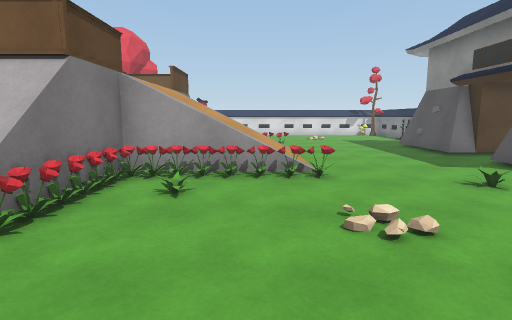
view 1 (above)

16 first-person views from a walk through a Unity game level. The camera is 1.4 m above the floor, tilts 8° down and sees 80° across. The floor is counted in squares, 1 m on a side. Each view is taken from the middle of a square. On the plan, view 1 faces up. The plan holds only what a view shows up to about 14 squares ahead; the rest is blank. The place goes on beyond the plan. Surface patterns are stand-ins for the level's own textures.

view 2
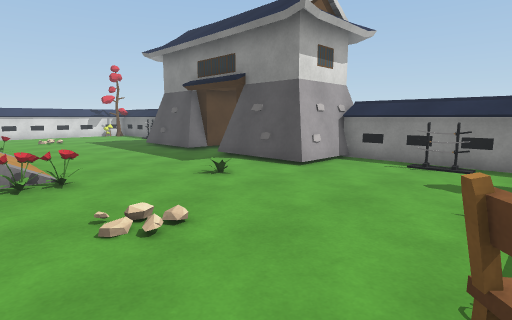

view 3
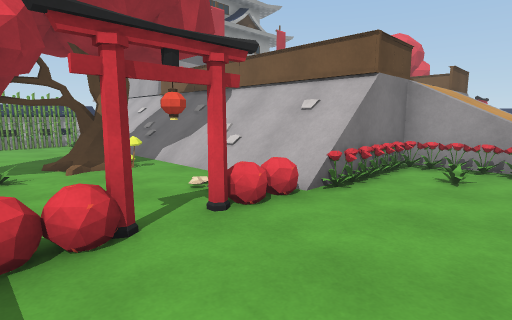

view 4
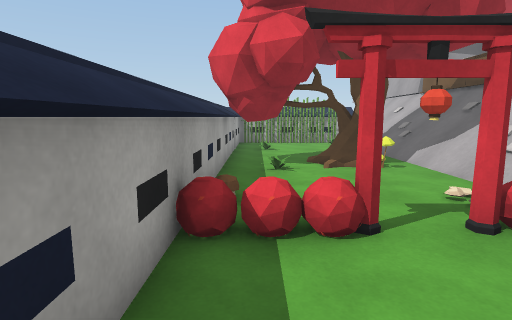

view 5
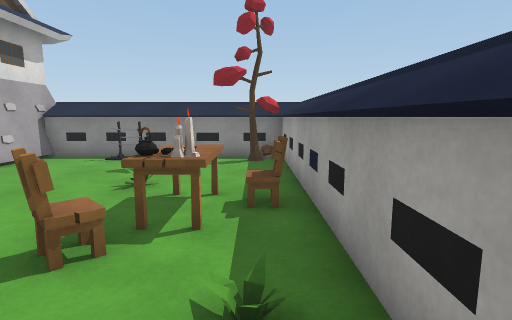

view 6
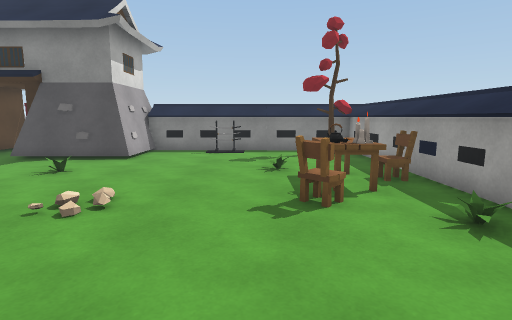

view 7
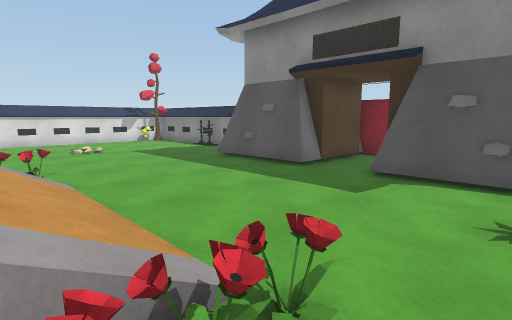

view 8
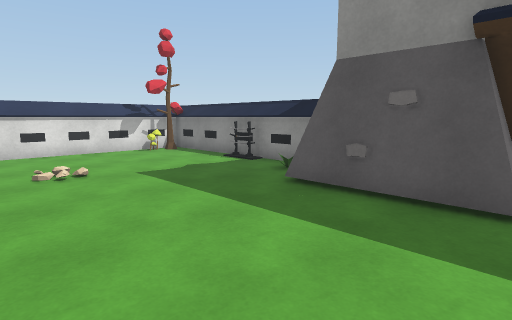

view 9
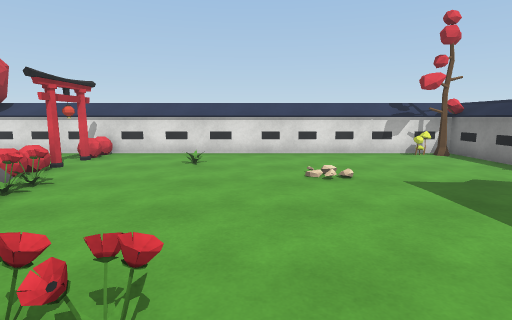

view 10
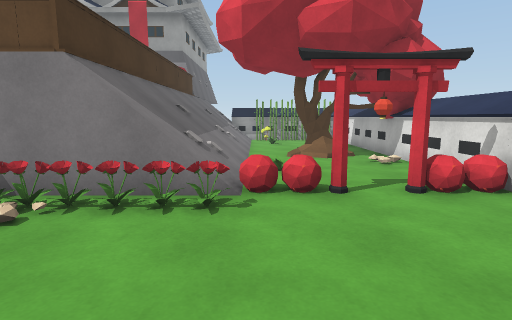

view 11
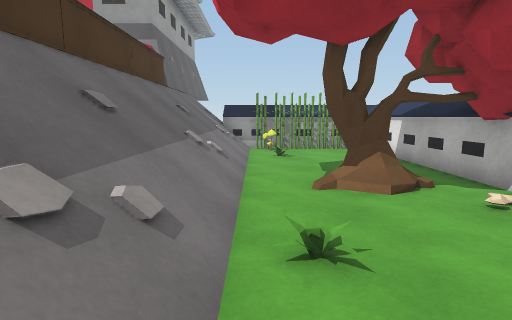

view 12
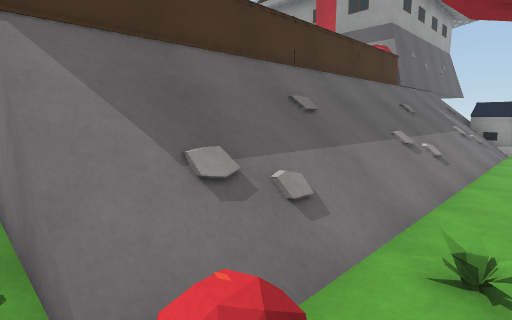

view 13
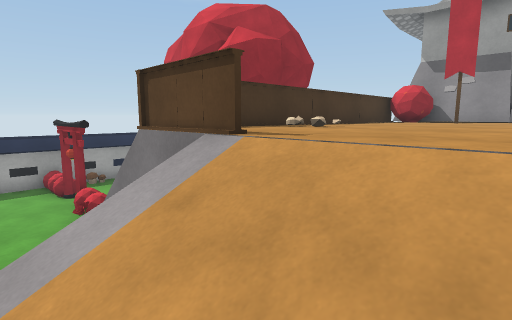

view 14
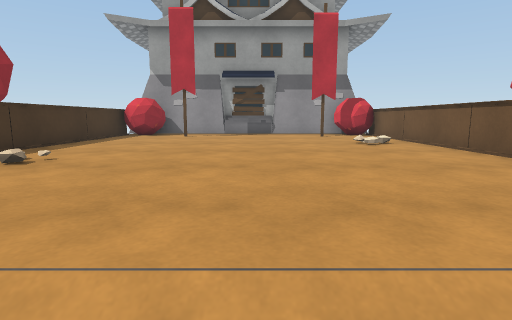

view 15
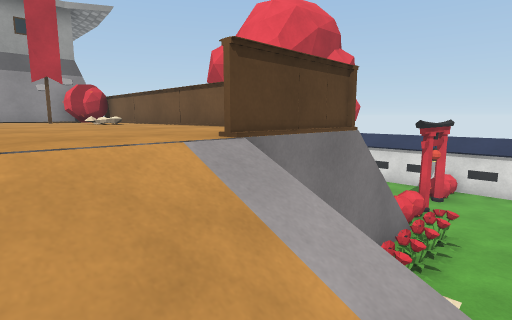

view 16
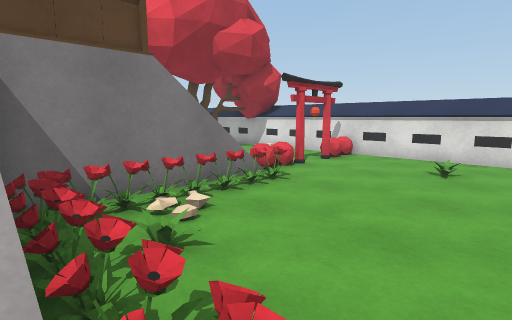

### Floor plan
Key: @ floor where view 1 was taken; # wall or solid block; . main floor; : floor 0.25 m higher than the main floor; + floor 0.75 m higher than the main floor; * floor 1 m higher than the main floor; % floor 1.5 m higher than the main floor; & floor 1.75 m higher than the main floor; $ floor 2.5 m higher than the main floor; / step, stairs or slope; = window, fence, low wall or low ledge; ^ raised ledge; v drop or lower ground; C chair; T tree; M mushroom; G gate; L lantern; F flag; A candle; B table; O other object.
Columns run from 17 left of view 1 to 11 right of it. Each row starts with its distance up from view 1.
 25         T
 24      %######################
 23      ..#T ...O...........MT#
 22  #.....=T....G.............#
 21  #.....TT....L...O.........#
 20  #.O.......O.O.............#
 19 ##.........O.O......//....O#
 18 %+++++++++++++O............#
 17  %%%%%%%%%%%%%O............#
 16 ==##=========#OO..........O#
 15 ###O$$$$$$$$$=O:........##
 14   #O$$//$$$$$==.OOO.....##
 13   #$F$$$$$$$$=vvv/ .....##
 12  ##$$$$$$$$$$$/    .....###
 11  ##$$$$$$$$$$$///  .......###
 10  ##$$$$$$$$$$$/    .........#
  9  ##$$$$$$$$$$$/    .....##
  8   #$F$$$$$$$$#/////.....##
  7   #O$$$$$$//$=OOOOOO....##
  6   #O=========#O.......O.####
  5    &&&&&&&&&& O.O........=.#
  4    *** TTT****O............#
  3        TTT:::#O............#
  2  .O     TM..:O............O#
  1 ^.....TTTT...G.............#
  0 ^ ....TTT....L...@.C..O....#
 -1   ..O. TTO...G.....ABB.....#
 -2    .O.  TO..MO....O..C...MT#
 -3     ^########O##############

Where each view was taken, in squares from view 1:
view 1: 0 up, 0 right, facing up
view 2: 0 up, 0 right, facing up-right
view 3: 2 down, 0 right, facing up-left
view 4: 2 down, 0 right, facing left
view 5: 2 down, 1 left, facing right
view 6: 1 up, 3 left, facing right
view 7: 6 up, 0 right, facing up-right
view 8: 11 up, 2 right, facing up-right
view 9: 12 up, 2 right, facing up
view 10: 19 up, 2 right, facing left
view 11: 19 up, 3 left, facing left
view 12: 20 up, 3 left, facing down-left
view 13: 11 up, 1 left, facing down-left
view 14: 11 up, 2 left, facing left
view 15: 11 up, 1 left, facing up-left
view 16: 13 up, 2 right, facing up-left
